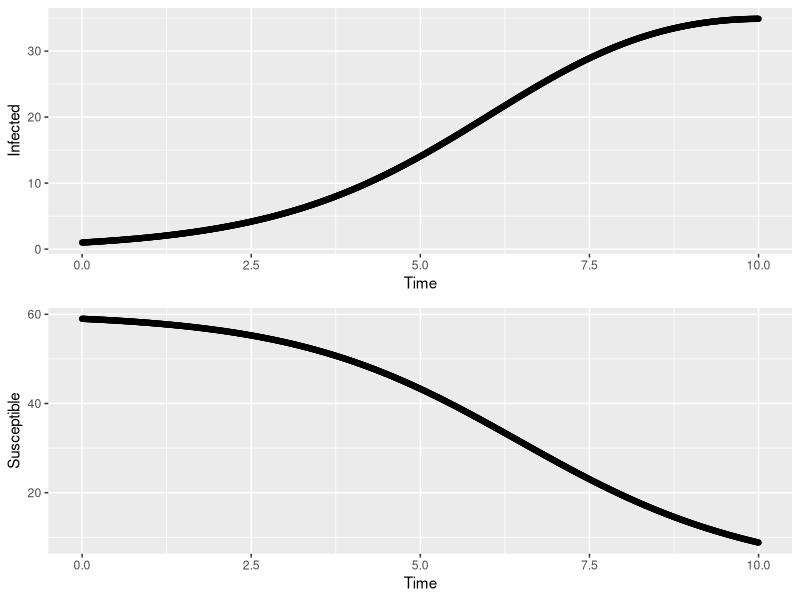
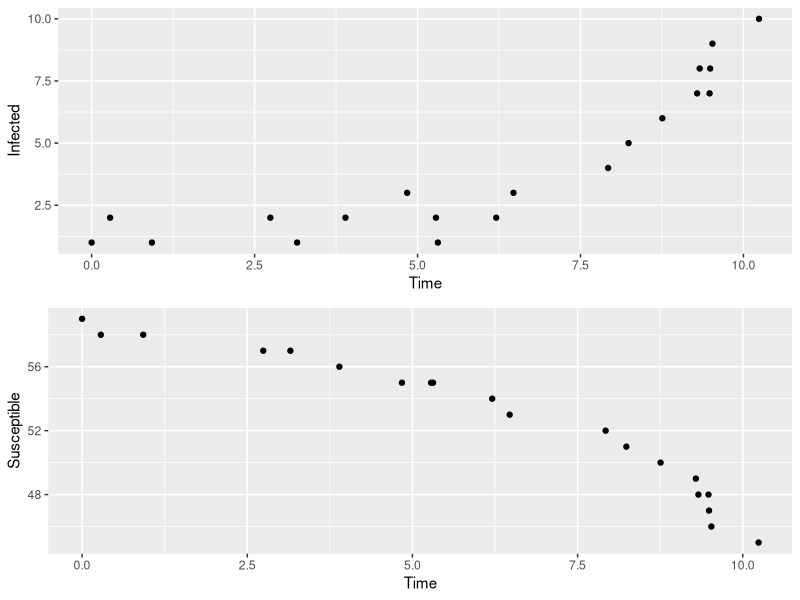

Write the R code that produced these figures, in order.
## ---- chunk 1
require(ggplot2)
endTime = 10

parameters <- c(
  beta = 0.7,
  gamma = 0.1,
  N = 60
)

initial <- c(
  S = 59,
  I = 1
)
## ---- chunk 2
require(ggplot2)
library(deSolve)
library(ggplot2)
library(gridExtra)  # install.packages("gridExtra")

state <- c(
  X = log(initial[["S"]]),
  Y = log(initial[["I"]])
)

Infection <- function(t, state, parameters) {
  with(as.list(c(state, parameters)),{
    dX <- -beta * exp(Y) / N
    dY <- beta * exp(X) / N - gamma
    list(c(dX, dY))
  })
}

times <- seq(0, endTime, by=0.01)
out <- ode(y=state, times=times, func=Infection, parms=parameters)

infected <- exp(out[, "Y"])
susceptible <- exp(out[, "X"])

combined <- list(times = times, infected = infected)
dfInfected = as.data.frame(do.call(cbind, combined))

InfectedPlot <- ggplot(dfInfected, aes(x = times, y = infected)) +
          geom_point() +
          labs(x = "Time", y = "Infected")

combined <- list(times = times, susceptible = susceptible)

dfSusceptible = as.data.frame(do.call(cbind, combined))
SusceptiblePlot <- ggplot(dfInfected, aes(x = times, y = susceptible)) +
          geom_point() +
          labs(x = "Time", y = "Susceptible")

grid.arrange(InfectedPlot, SusceptiblePlot, nrow = 2)
# 
# par(mfrow=c(1,2), mar=c(5,4,0,0), oma=c(1,0,3,0))
# plot(out[, "time"], lapply(out[, "Y"], exp), xlab="t", ylab="I")
# plot(out[, "time"], lapply(out[, "X"], exp), xlab="t", ylab="S")
## ---- chunk 3
require(ggplot2)
library(ggplot2)
library(gridExtra)
times <- c(
  0
)

current_time <-  0
next_T <-  0

beta = parameters[["beta"]]
gamma = parameters[["gamma"]]
N = parameters[["N"]]

S <-  c(initial[["S"]])
I <-  c(initial[["I"]])
R <-  c(0)

# for loop
while (current_time < endTime){
    latest_S <- tail(S,1)[1]
    latest_I <- tail(I,1)[1]
    latest_R <- tail(R,1)[1]
    next_T <- rexp(1, beta * latest_S * latest_I / N + gamma * latest_I)
    U <- runif(1)
    if (U < (beta * latest_S / N) / (beta * latest_S / N + gamma)) {
      S <- c(S, latest_S - 1)
      I <- c(I,latest_I + 1)
      R <- c(R, latest_R)
    }
    else {
      S <- c(S, latest_S)
      I <- c(I,latest_I - 1)
      R <- c(R, latest_R + 1)
    }
    times <- c(times,current_time + next_T)
    current_time = tail(times, 1)[1]
}
# print(times)
# print(I)

combined <- list(times = times, I = I)
# print(combined)


dfInfected = as.data.frame(do.call(cbind, combined))

InfectedPlot <- ggplot(dfInfected, aes(x = times, y = I)) +
          geom_point() +
          labs(x = "Time", y = "Infected")


combined <- list(times = times, S = S)
dfSusceptible = as.data.frame(do.call(cbind, combined))

SusceptiblePlot <- ggplot(dfSusceptible, aes(x = times, y = S)) +
          geom_point() +
          labs(x = "Time", y = "Susceptible")

grid.arrange(InfectedPlot, SusceptiblePlot, nrow = 2)
